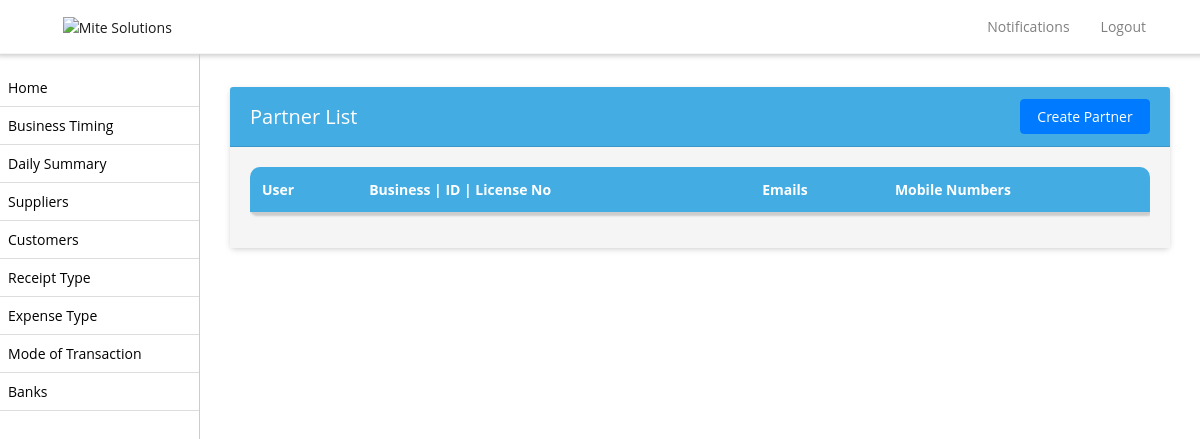
Before: /partners/ (signed in) with the older database file.
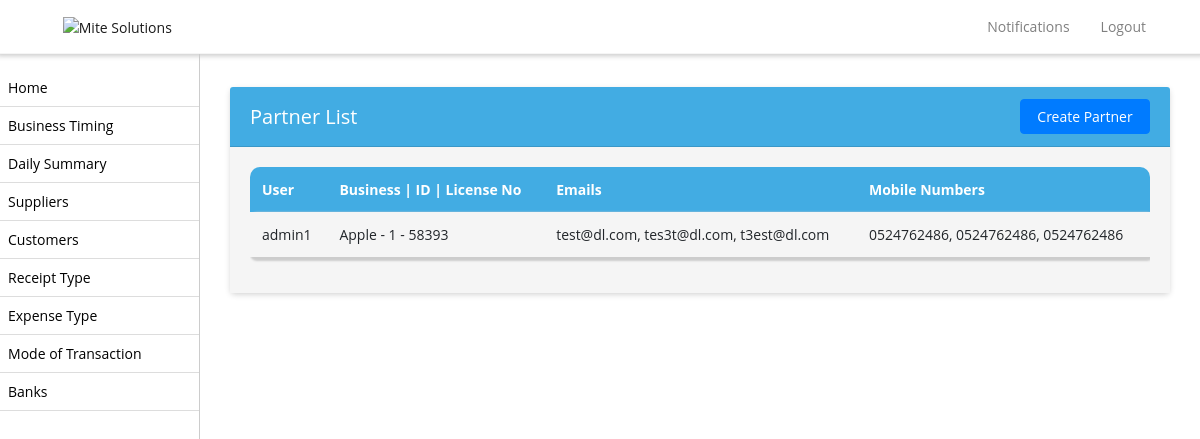
After: the same page with the newer database file.
### biztrackapp/models.py (models this page shows, shortened)
class Partners(models.Model):
    shop = models.ForeignKey(Shop, on_delete=models.CASCADE)
    user = models.ForeignKey(User, on_delete=models.CASCADE)
    business_profile = models.ForeignKey(BusinessProfile, on_delete=models.CASCADE)
    email_1 = models.EmailField(max_length=254)
    email_2 = models.EmailField(max_length=254)
    email_3 = models.EmailField(max_length=254)
    mobile_1 = models.CharField(max_length=20)
    mobile_2 = models.CharField(max_length=20)
    mobile_3 = models.CharField(max_length=20)

class User(AbstractUser):
    email = models.EmailField(max_length=254, unique=True)
    username = models.CharField(max_length=100, unique=True)
    first_name = models.CharField(max_length=255)
    last_name = models.CharField(max_length=255)
    country_code = models.CharField(max_length=10)
    phone_number = models.CharField(max_length=20)
    is_admin = models.BooleanField(default=True)
    USERNAME_FIELD = "username"
    REQUIRED_FIELDS = ["email"]

class BusinessProfile(models.Model):
    name = models.CharField(max_length=64, blank=False, default=None, null=True)
    license_number = models.CharField(max_length=255)
    license_expiration = models.DateField(null=True)
    license_upload = models.FileField(upload_to='licenses')
    shop_phone_number = models.CharField(max_length=25)
    vat_percentage = models.DecimalField(max_digits=5, decimal_places=2)
    vat_number = models.CharField(max_length=255)
    vat_submission_date_1 = models.DateField(null=True)
    vat_submission_date_2 = models.DateField(null=True)
    vat_submission_date_3 = models.DateField(null=True)
    vat_certificate_upload = models.FileField(upload_to='vat_certificates')
    address = models.TextField()
    license_expiration_reminder_days = models.PositiveIntegerField(verbose_name='License Expiration Reminder (days)')
    vat_submission_date_reminder_days = models.PositiveIntegerField(null=True, verbose_name='VAT Submission Date Reminder (days)')
    employee_visa_expiration_reminder_days = models.PositiveIntegerField(null=True, verbose_name='Employee Visa Expiration Reminder (days)')
    employee_passport_expiration_reminder_days = models.PositiveIntegerField(null=True, verbose_name='Employee Passport Expiration Reminder (days)')
    opening_balance = models.CharField(max_length=255, null=True, default=None)
    created_on = models.DateTimeField(auto_now_add=True, null=True)

class Shop(models.Model):
    name = models.CharField(max_length=255, verbose_name='Shop Name')
    license_number = models.CharField(max_length=50, unique=True)
    num_users = models.PositiveIntegerField(verbose_name='Number of Users')
    vat_remainder = models.BooleanField(default=True, verbose_name='VAT Reminder')
    employee_transaction_window = models.BooleanField(default=True)
    license_expiration_reminder = models.BooleanField(default=True, verbose_name='License Expiration Reminder')
    employee_visa_expiration_reminder = models.BooleanField(default=True, verbose_name='Employee Visa Expiration Reminder')
    employee_passport_expiration_reminder = models.BooleanField(default=True, verbose_name='Employee Passport Expiration Reminder')
    created_on = models.DateTimeField(auto_now_add=True, null=True)

### biztrackapp/views.py (the view)
# urls.py: path('partners/', PartnerListView.as_view(), name='partner_list'),
class PartnerListView(LoginRequiredMixin, View):
    def get(self, request):
        shop = Shop.objects.filter(shopadmin__user=request.user).first()
        if shop:
            partners = Partners.objects.filter(shop=shop)
        else:
            partners = Partners.objects.none()
        return render(request, 'partner_list.html', {'partners': partners})

### biztrackapp/templates/partner_list.html (shortened to what this page needs)
{% extends 'base.html' %}
{% block content %}
<div class="container mt-3">
    <div class="card">
        <div class="card-header  d-flex justify-content-between align-items-center">
            <h5 class="mb-0">Partner List</h5>
            <a href="{% url 'partner_create' %}" class="btn btn-primary float-right">Create Partner</a>
        </div>
        <div class="card-body">
            <div class="table-responsive">
                <table  class="table table-bordered table-striped nowrap"  style="width: 100%;">
                    <thead>
                        <tr>
                            <th>User</th>
                            <th>Business | ID | License No</th>
                            <th>Emails</th>
                            <th>Mobile Numbers</th>
                        </tr>
                    </thead>
                    <tbody>
                        {% for partner in partners %}
                        <tr>
                            <td>{{ partner.user.username }}</td>
                            <td>{{ partner.business_profile.name }} - {{ partner.business_profile.id }} - {{partner.shop.license_number}}</td>
                            <td>{{ partner.email_1 }}, {{ partner.email_2 }}, {{ partner.email_3 }}</td>
                            <td>{{ partner.mobile_1 }}, {{ partner.mobile_2 }}, {{ partner.mobile_3 }}</td>
                        </tr>
                        {% endfor %}
                    </tbody>
                </table>
            </div>
        </div>
    </div>
</div>
{% endblock %}

Changed rows visible on the page:
added Partners: user.username "admin1", business_profile.name "Apple", business_profile.id "1", shop.license_number "58393", email_1 "test@dl.com", email_2 "tes3t@dl.com", email_3 "t3est@dl.com", mobile_1 "0524762486", mobile_2 "0524762486", mobile_3 "0524762486"
